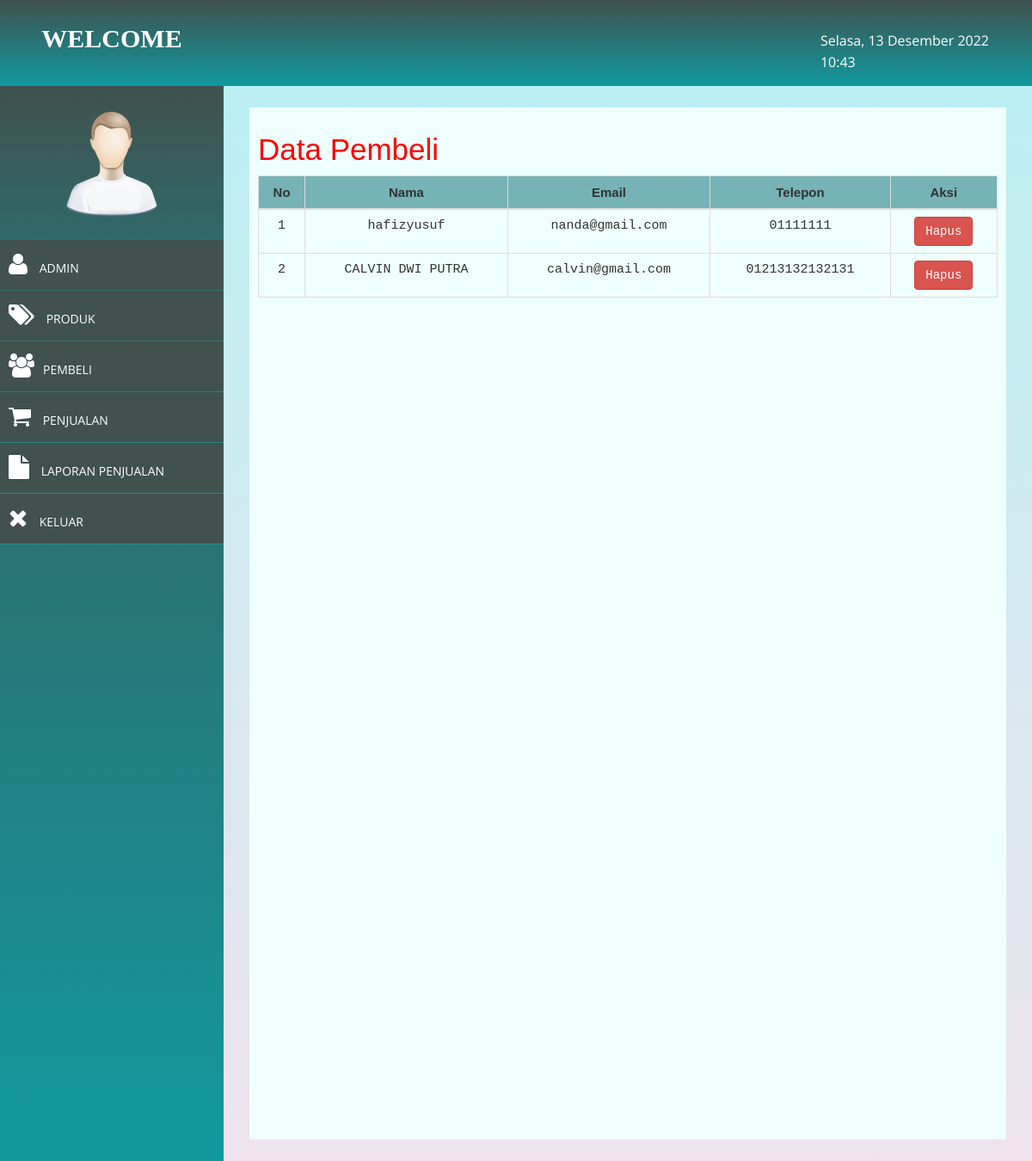
Screenshot of /admin/index.php?halaman=pelanggan (signed in) with the database file from the repository.
### tables this page shows
CREATE TABLE `pembeli` (
  `id_pembeli` int(11) NOT NULL,
  `email_pembeli` varchar(50) NOT NULL,
  `password_pembeli` varchar(50) NOT NULL,
  `nama_pembeli` varchar(50) NOT NULL,
  `telepon_pembeli` varchar(20) NOT NULL,
  `alamat_pembeli` text NOT NULL
);

### htdocs/admin/pelanggan.php (the view, shortened to what this page needs)
<!DOCTYPE html>
<html lang="en">
<head>
    <link rel="stylesheet" href="./assets/css/pelanggan.css">
</head>
<body>
<h2>Data Pembeli</h2>
<table class="table table-bordered">
    <thead>
        <tr class="rowtable">
            <th>No</th>
            <th>Nama</th>
            <th>Email</th>
            <th>Telepon</th>
            <th>Aksi</th>
        </tr>
    </thead>
    <tbody>
    <?php $nomor =1;?>
        <?php $ambil = $koneksi->query("SELECT * FROM pembeli"); ?>
        <?php while ($pecah = $ambil->fetch_assoc ()){ ?>
        <tr class="data2">
            <td> <?php echo $nomor; ?> </td>
            <td> <?php echo $pecah['nama_pembeli']; ?> </td>
            <td><?php echo $pecah['email_pembeli']; ?></td>
            <td><?php echo $pecah['telepon_pembeli']; ?></td>
            <td>
            <a href="index.php?halaman=hapuspembeli&id=<?php echo $pecah['id_pembeli']; ?>" class="btn-danger btn" id="hapus">Hapus</a>
            </td>
        </tr>
        <?php $nomor++; ?>
        <?php } ?>
    </tbody>
</table>
</body>
</html>

### htdocs/admin/assets/css/desain.css (style rules this page uses)
body { font-family: 'Open Sans', sans-serif; }
h2 { color: #f00; }

### htdocs/admin/assets/css/pelanggan.css (style rules this page uses)
h2 { font-family: 'Poppins', sans-serif; font-size: 35px; }
th { text-align: center; font-family: 'Poppins', sans-serif; font-size: 15px; background: #75b3b6; }
.data2 { text-align: center; font-family: 'Source Code Pro', monospace; font-size: 15px; }

### rows the page displays
pembeli: nama_pembeli "hafizyusuf", email_pembeli "nanda@gmail.com", telepon_pembeli "01111111"
pembeli: nama_pembeli "CALVIN DWI PUTRA", email_pembeli "calvin@gmail.com", telepon_pembeli "01213132132131"
